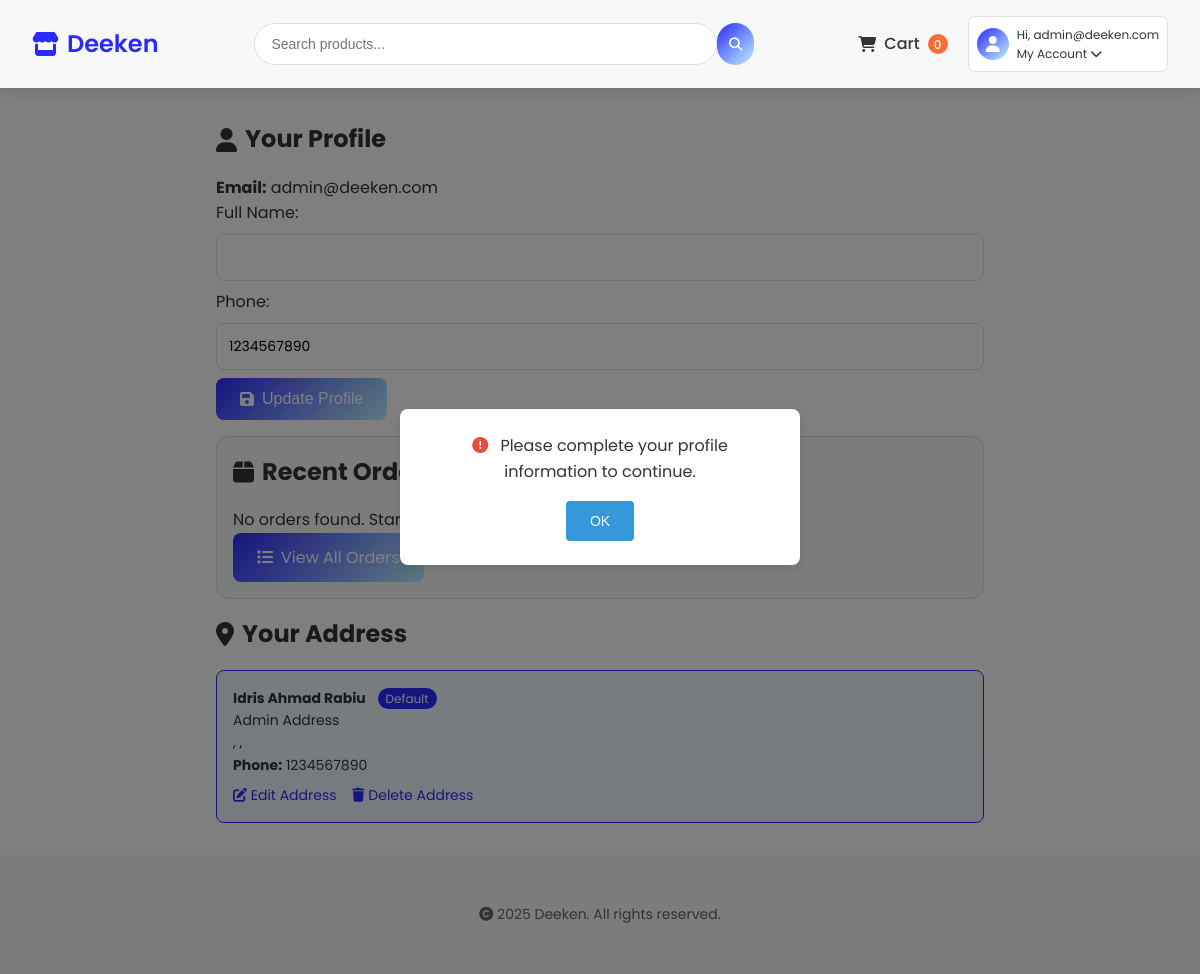
The app's page /profile.php (signed in) with its own data.
### tables this page shows
CREATE TABLE `addresses` (
  `id` int(11) UNSIGNED NOT NULL,
  `user_id` int(11) UNSIGNED NOT NULL,
  `full_name` varchar(100) NOT NULL,
  `street_address` text NOT NULL,
  `city` varchar(100) NOT NULL,
  `state` varchar(100) NOT NULL,
  `country` varchar(100) NOT NULL,
  `postal_code` varchar(20) NOT NULL,
  `phone` varchar(20) NOT NULL,
  `is_default` tinyint(1) DEFAULT 0,
  `created_at` timestamp NOT NULL DEFAULT current_timestamp(),
  `updated_at` timestamp NOT NULL DEFAULT current_timestamp() ON UPDATE current_timestamp()
);

### config.php (called while the page is built, shortened)
<?php
function getCurrentUser() {
    return isset($_SESSION['user']) ? $_SESSION['user'] : null;
}
function getCartCount($conn, $user) {
    $stmt = $conn->prepare("SELECT SUM(quantity) as count FROM cart WHERE user_id = ?");
    $stmt->bind_param("i", $user['id']);
    $stmt->execute();
    $result = $stmt->get_result()->fetch_assoc();
    return $result['count'] ?? 0;
}
?>

### profile.php (the view, shortened to what this page needs)
<?php
include 'config.php';
$user = getCurrentUser();
$cart_count = getCartCount($conn, $user);
?>
<!DOCTYPE html>
<html lang="en">
<head>
    <link rel="stylesheet" href="https://cdnjs.cloudflare.com/ajax/libs/font-awesome/6.4.0/css/all.min.css">
</head>
<body data-mobile-nav-open="false">
    <div id="profileIncompleteModal" class="notification-modal" style="display: none;">
        <div class="modal-content">
            <p><i class="fas fa-exclamation-circle"></i> Please complete your profile information to continue.</p>
            <button onclick="closeModal()">OK</button>
        </div>
    </div>
    <header>
        <nav class="navbar">
            <a href="index.php" class="logo"><i class="fas fa-store"></i> Deeken</a>
            <div class="search-bar">
                <input type="text" id="searchInput" placeholder="Search products...">
                <button onclick="searchProducts()"><i class="fas fa-search"></i></button>
            </div>
            <div class="nav-right">
                <a href="cart.php" class="cart-link">
                    <i class="fas fa-shopping-cart"></i>
                    <span class="cart-text">Cart</span>
                    <span class="cart-count"><?php echo htmlspecialchars($cart_count); ?></span>
                </a>
                <div class="profile-dropdown">
                    <?php if ($user): ?>
                        <div class="profile-trigger">
                            <div class="profile-avatar">
                                <i class="fas fa-user"></i>
                            </div>
                            <div class="profile-info">
                                <span class="profile-greeting">Hi, <?php echo htmlspecialchars($user['full_name'] ?? $user['email'] ?? 'User'); ?></span>
                                <span class="profile-account">My Account <i class="fas fa-chevron-down"></i></span>
                            </div>
                        </div>
                    <?php endif; ?>
                </div>
            </div>
        </nav>
    </header>
    <main>
        <section class="profile">
            <h2><i class="fas fa-user"></i> Your Profile</h2>
            <div id="profileInfo">
                <p><strong>Email:</strong> <?php echo htmlspecialchars($user['email']); ?></p>
                <form method="POST">
                    <label for="full_name">Full Name:</label>
                    <input type="text" id="full_name" name="full_name" class="input-field" value="<?php echo htmlspecialchars($user['full_name'] ?? ''); ?>" required>
                    <label for="phone">Phone:</label>
                    <input type="text" id="phone" name="phone" class="input-field" value="<?php echo htmlspecialchars($user['phone'] ?? ''); ?>" pattern="\d{7,15}" title="Phone number must be 7-15 digits" required>
                    <button type="submit" name="update_profile" class="btn"><i class="fas fa-save"></i> Update Profile</button>
                </form>
            </div>
            <div class="orders-section">
                <h3><i class="fas fa-box"></i> Recent Orders</h3>
                <?php
                $stmt = $conn->prepare("
                    SELECT o.*, df.name AS delivery_fee_name, df.fee AS delivery_fee,
                           GROUP_CONCAT(CONCAT(p.name, ' (Qty: ', oi.quantity, ')')) AS products
                    FROM orders o
                    LEFT JOIN delivery_fees df ON o.delivery_fee_id = df.id
                    JOIN order_items oi ON o.id = oi.order_id
                    JOIN products p ON oi.product_id = p.id
                    WHERE o.user_id = ?
                    GROUP BY o.id
                    ORDER BY o.created_at DESC
                    LIMIT 3
                ");
                $stmt->bind_param("i", $user['id']);
                $stmt->execute();
                $orders = $stmt->get_result();
                if ($orders->num_rows == 0): ?>
                    <p>No orders found. Start shopping to place your first order!</p>
                <?php endif; ?>
                <a href="orders.php" class="btn"><i class="fas fa-list"></i> View All Orders</a>
            </div>
            <h3><i class="fas fa-map-marker-alt"></i> Your Address</h3>
            <div id="addressList">
                <?php
                $stmt = $conn->prepare("SELECT * FROM addresses WHERE user_id = ?");
                $stmt->bind_param("i", $user['id']);
                $stmt->execute();
                $addresses = $stmt->get_result();
                if ($addresses->num_rows == 0): ?>
                    <div class="no-addresses">
                        <i class="fas fa-map-marker-alt" style="font-size: 2rem; color: #ccc; margin-bottom: 1rem;"></i>
                        <p>No address found. Add your address to start shopping!</p>
                        <button class="btn" onclick="toggleAddressForm(true)"><i class="fas fa-plus"></i> Add Address</button>
                    </div>
                <?php else: ?>
                    <?php $address = $addresses->fetch_assoc(); ?>
                    <div class="address-item default">
                        <p><strong><?php echo htmlspecialchars($address['full_name']); ?></strong>
                            <span style="background: #2a2aff; color: white; padding: 2px 8px; border-radius: 12px; font-size: 12px; margin-left: 8px;">Default</span></p>
                        <p><?php echo htmlspecialchars($address['street_address']); ?></p>
                        <p>, , </p>
                        <p><strong>Phone:</strong> <?php echo htmlspecialchars($address['phone']); ?></p>
                        <div style="margin-top: 0.5rem;">
                            <a href="?edit_address=<?php echo $address['id']; ?>&csrf_token=<?php echo htmlspecialchars($_SESSION['csrf_token']); ?>"><i class="fas fa-edit"></i> Edit Address</a>
                            <a href="?delete_address=<?php echo $address['id']; ?>&csrf_token=<?php echo htmlspecialchars($_SESSION['csrf_token']); ?>" onclick="return confirm('Are you sure you want to delete this address?');"><i class="fas fa-trash"></i> Delete Address</a>
                        </div>
                    </div>
                <?php endif; ?>
            </div>
        </section>
    </main>
    <footer class="footer">
        <p><i class="fas fa-copyright"></i> 2025 Deeken. All rights reserved.</p>
    </footer>
</body>
</html>

### records on screen
addresses: full_name "Idris Ahmad Rabiu", street_address "Admin Address", phone "1234567890"

### other values on screen
$cart_count "0"
$user['full_name'] "admin@deeken.com"
$user['email'] "admin@deeken.com"
